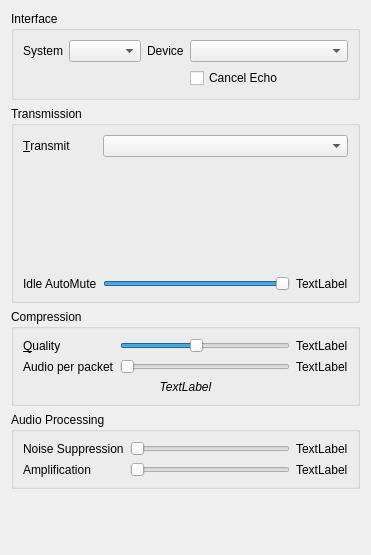
<ui version="4.0" >
 <class>AudioInput</class>
 <widget class="QWidget" name="AudioInput" >
  <property name="geometry" >
   <rect>
    <x>0</x>
    <y>0</y>
    <width>340</width>
    <height>555</height>
   </rect>
  </property>
  <property name="windowTitle" >
   <string>Form</string>
  </property>
  <layout class="QVBoxLayout" >
   <item>
    <widget class="QGroupBox" name="qgbInterfaces" >
     <property name="title" >
      <string>Interface</string>
     </property>
     <layout class="QGridLayout" >
      <item row="0" column="0" >
       <widget class="QLabel" name="label" >
        <property name="text" >
         <string>System</string>
        </property>
        <property name="buddy" >
         <cstring>qcbSystem</cstring>
        </property>
       </widget>
      </item>
      <item row="0" column="1" >
       <widget class="QComboBox" name="qcbSystem" >
        <property name="sizePolicy" >
         <sizepolicy vsizetype="Fixed" hsizetype="MinimumExpanding" >
          <horstretch>0</horstretch>
          <verstretch>0</verstretch>
         </sizepolicy>
        </property>
        <property name="toolTip" >
         <string>Input method for audio</string>
        </property>
        <property name="whatsThis" >
         <string>&lt;b>This is the input method to use for audio.&lt;/b>&lt;br />Most likely you want to use DirectSound.</string>
        </property>
       </widget>
      </item>
      <item row="0" column="2" >
       <spacer>
        <property name="orientation" >
         <enum>Qt::Horizontal</enum>
        </property>
        <property name="sizeType" >
         <enum>QSizePolicy::Maximum</enum>
        </property>
        <property name="sizeHint" stdset="0" >
         <size>
          <width>24</width>
          <height>16</height>
         </size>
        </property>
       </spacer>
      </item>
      <item row="0" column="3" >
       <widget class="QLabel" name="label_2" >
        <property name="text" >
         <string>Device</string>
        </property>
        <property name="buddy" >
         <cstring>qcbDevice</cstring>
        </property>
       </widget>
      </item>
      <item row="0" column="4" >
       <widget class="QComboBox" name="qcbDevice" >
        <property name="sizePolicy" >
         <sizepolicy vsizetype="Fixed" hsizetype="MinimumExpanding" >
          <horstretch>1</horstretch>
          <verstretch>0</verstretch>
         </sizepolicy>
        </property>
        <property name="toolTip" >
         <string>Input device for audio</string>
        </property>
        <property name="whatsThis" >
         <string>&lt;b>This is the input device to use for audio.&lt;/b></string>
        </property>
        <property name="sizeAdjustPolicy" >
         <enum>QComboBox::AdjustToMinimumContentsLength</enum>
        </property>
        <property name="minimumContentsLength" >
         <number>16</number>
        </property>
       </widget>
      </item>
      <item row="1" column="4" >
       <widget class="QCheckBox" name="qcbEcho" >
        <property name="text" >
         <string>Cancel Echo</string>
        </property>
       </widget>
      </item>
     </layout>
    </widget>
   </item>
   <item>
    <widget class="QGroupBox" name="groupBox_2" >
     <property name="sizePolicy" >
      <sizepolicy vsizetype="Minimum" hsizetype="Preferred" >
       <horstretch>0</horstretch>
       <verstretch>0</verstretch>
      </sizepolicy>
     </property>
     <property name="title" >
      <string>Transmission</string>
     </property>
     <layout class="QGridLayout" >
      <item row="0" column="0" >
       <widget class="QLabel" name="label_3" >
        <property name="text" >
         <string>&amp;Transmit</string>
        </property>
        <property name="buddy" >
         <cstring>qcbTransmit</cstring>
        </property>
       </widget>
      </item>
      <item row="0" column="1" colspan="2" >
       <widget class="QComboBox" name="qcbTransmit" >
        <property name="toolTip" >
         <string>When to transmit your speech</string>
        </property>
        <property name="whatsThis" >
         <string>&lt;b>This sets when speech should be transmitted.&lt;/b>&lt;br />&lt;i>Continuous&lt;/i> - All the time&lt;br />&lt;i>Voice Activity&lt;/i> - When you are speaking clearly.&lt;br />&lt;i>Push To Talk&lt;/i> - When you hold down the hotkey set under &lt;i>Shortcuts&lt;/i>.</string>
        </property>
       </widget>
      </item>
      <item row="1" column="0" colspan="3" >
       <widget class="QStackedWidget" name="qswTransmit" >
        <property name="currentIndex" >
         <number>2</number>
        </property>
        <widget class="QWidget" name="qwPTT" >
         <layout class="QGridLayout" >
          <item row="0" column="0" >
           <widget class="QLabel" name="qliDoublePush" >
            <property name="text" >
             <string>DoublePush Time</string>
            </property>
            <property name="buddy" >
             <cstring>qsDoublePush</cstring>
            </property>
           </widget>
          </item>
          <item row="0" column="1" >
           <widget class="QSlider" name="qsDoublePush" >
            <property name="maximum" >
             <number>1000</number>
            </property>
            <property name="singleStep" >
             <number>10</number>
            </property>
            <property name="pageStep" >
             <number>100</number>
            </property>
            <property name="orientation" >
             <enum>Qt::Horizontal</enum>
            </property>
           </widget>
          </item>
          <item row="0" column="2" >
           <widget class="QLabel" name="qlDoublePush" >
            <property name="text" >
             <string>TextLabel</string>
            </property>
           </widget>
          </item>
          <item row="1" column="1" >
           <widget class="QCheckBox" name="qcbPushClick" >
            <property name="toolTip" >
             <string>Audible audio cue when push-to-talk is activated or deactivated</string>
            </property>
            <property name="whatsThis" >
             <string>&lt;b>This enables the audio cues for push to talk.&lt;/b>&lt;br />Setting this will give you a short audio beep when push to talk is pressed and released.</string>
            </property>
            <property name="text" >
             <string>PTT Audio cue</string>
            </property>
           </widget>
          </item>
         </layout>
        </widget>
        <widget class="QWidget" name="qwVAD" >
         <layout class="QGridLayout" >
          <item row="0" column="0" colspan="3" >
           <layout class="QHBoxLayout" >
            <item>
             <widget class="QRadioButton" name="qrbSNR" >
              <property name="toolTip" >
               <string>Use SNR based speech detection</string>
              </property>
              <property name="whatsThis" >
               <string>&lt;b>This sets speech detection to use Signal to Noise ratio.&lt;/b>&lt;br />In this mode, the input is analyzed for something resembling a clear signal, and the clarity of that signal is used to trigger speech detection.</string>
              </property>
              <property name="text" >
               <string>Signal to Noise</string>
              </property>
             </widget>
            </item>
            <item>
             <widget class="QRadioButton" name="qrbAmplitude" >
              <property name="toolTip" >
               <string>Use Amplitude based speech detection.</string>
              </property>
              <property name="whatsThis" >
               <string>&lt;b>This sets speech detection to use Amplitude.&lt;/b>&lt;br />In this mode, the raw strength of the input signal is used to detect speech.</string>
              </property>
              <property name="text" >
               <string>Amplitude</string>
              </property>
             </widget>
            </item>
           </layout>
          </item>
          <item row="1" column="0" >
           <widget class="QLabel" name="qliTransmitHold" >
            <property name="text" >
             <string>Voice &amp;Hold</string>
            </property>
            <property name="buddy" >
             <cstring>qsTransmitHold</cstring>
            </property>
           </widget>
          </item>
          <item row="1" column="1" >
           <widget class="QSlider" name="qsTransmitHold" >
            <property name="toolTip" >
             <string>How long to keep transmitting after silence</string>
            </property>
            <property name="whatsThis" >
             <string>&lt;b>This selects how long after a perceived stop in speech transmission should continue.&lt;/b>&lt;br />Set this higher if your voice breaks up when you speak (seen by a rapidly blinking voice icon next to your name).&lt;br />Only makes sense when used with Voice Activity transmission.</string>
            </property>
            <property name="minimum" >
             <number>20</number>
            </property>
            <property name="maximum" >
             <number>250</number>
            </property>
            <property name="orientation" >
             <enum>Qt::Horizontal</enum>
            </property>
           </widget>
          </item>
          <item row="1" column="2" >
           <widget class="QLabel" name="qlTransmitHold" >
            <property name="minimumSize" >
             <size>
              <width>40</width>
              <height>0</height>
             </size>
            </property>
            <property name="text" >
             <string>TextLabel</string>
            </property>
           </widget>
          </item>
          <item row="2" column="1" >
           <widget class="AudioBar" native="1" name="abSpeech" >
            <property name="maximumSize" >
             <size>
              <width>16777215</width>
              <height>10</height>
             </size>
            </property>
            <property name="toolTip" >
             <string>Current speech detection chance</string>
            </property>
            <property name="whatsThis" >
             <string>&lt;b>This shows the current speech detection settings.&lt;/b>&lt;br />You can change the settings from the Settings dialog or from the Audio Wizard.</string>
            </property>
           </widget>
          </item>
          <item row="3" column="0" >
           <widget class="QLabel" name="qliTransmitMin" >
            <property name="text" >
             <string>Silence Below</string>
            </property>
           </widget>
          </item>
          <item row="3" column="1" >
           <widget class="QSlider" name="qsTransmitMin" >
            <property name="toolTip" >
             <string>Signal values below this counts as silence</string>
            </property>
            <property name="whatsThis" >
             <string>&lt;b>This sets the trigger values for voice detection.&lt;/b>&lt;br />Use this together with the Audio Statistics window to manually tune the trigger values for detecting speech. Input values below "Silence Below" always count as silence. Values above "Speech Above" always count as voice. Values in between will count as voice if you're already talking, but will not trigger a new detection.</string>
            </property>
            <property name="minimum" >
             <number>1</number>
            </property>
            <property name="maximum" >
             <number>32767</number>
            </property>
            <property name="singleStep" >
             <number>100</number>
            </property>
            <property name="pageStep" >
             <number>1000</number>
            </property>
            <property name="orientation" >
             <enum>Qt::Horizontal</enum>
            </property>
           </widget>
          </item>
          <item row="4" column="0" >
           <widget class="QLabel" name="qliTransmitMax" >
            <property name="text" >
             <string>Speech Above</string>
            </property>
           </widget>
          </item>
          <item row="4" column="1" >
           <widget class="QSlider" name="qsTransmitMax" >
            <property name="toolTip" >
             <string>Signal values above this count as voice</string>
            </property>
            <property name="whatsThis" >
             <string>&lt;b>This sets the trigger values for voice detection.&lt;/b>&lt;br />Use this together with the Audio Statistics window to manually tune the trigger values for detecting speech. Input values below "Silence Below" always count as silence. Values above "Speech Above" always count as voice. Values in between will count as voice if you're already talking, but will not trigger a new detection.</string>
            </property>
            <property name="minimum" >
             <number>1</number>
            </property>
            <property name="maximum" >
             <number>32767</number>
            </property>
            <property name="singleStep" >
             <number>100</number>
            </property>
            <property name="pageStep" >
             <number>1000</number>
            </property>
            <property name="orientation" >
             <enum>Qt::Horizontal</enum>
            </property>
           </widget>
          </item>
         </layout>
        </widget>
        <widget class="QWidget" name="qwContinuous" />
       </widget>
      </item>
      <item row="2" column="0" >
       <widget class="QLabel" name="qliIdle" >
        <property name="text" >
         <string>Idle AutoMute</string>
        </property>
       </widget>
      </item>
      <item row="2" column="1" >
       <widget class="QSlider" name="qsIdle" >
        <property name="toolTip" >
         <string>How long to remain idle before auto-mute.</string>
        </property>
        <property name="whatsThis" >
         <string>This sets an idle timer. If the timer expires without any audio being sent to the server, you are muted.</string>
        </property>
        <property name="maximum" >
         <number>1800</number>
        </property>
        <property name="singleStep" >
         <number>60</number>
        </property>
        <property name="pageStep" >
         <number>300</number>
        </property>
        <property name="value" >
         <number>1800</number>
        </property>
        <property name="orientation" >
         <enum>Qt::Horizontal</enum>
        </property>
       </widget>
      </item>
      <item row="2" column="2" >
       <widget class="QLabel" name="qlIdle" >
        <property name="text" >
         <string>TextLabel</string>
        </property>
       </widget>
      </item>
     </layout>
    </widget>
   </item>
   <item>
    <widget class="QGroupBox" name="groupBox_3" >
     <property name="title" >
      <string>Compression</string>
     </property>
     <layout class="QGridLayout" >
      <item row="0" column="0" >
       <widget class="QLabel" name="label_9" >
        <property name="text" >
         <string>&amp;Quality</string>
        </property>
        <property name="buddy" >
         <cstring>qsQuality</cstring>
        </property>
       </widget>
      </item>
      <item row="0" column="1" >
       <widget class="QSlider" name="qsQuality" >
        <property name="toolTip" >
         <string>Quality of compression (peak bandwidth)</string>
        </property>
        <property name="whatsThis" >
         <string>&lt;b>This sets the quality of compression.&lt;/b>&lt;br />This determines how much bandwidth Mumble is allowed to use for outgoing audio.</string>
        </property>
        <property name="minimum" >
         <number>1</number>
        </property>
        <property name="maximum" >
         <number>10</number>
        </property>
        <property name="pageStep" >
         <number>2</number>
        </property>
        <property name="value" >
         <number>5</number>
        </property>
        <property name="orientation" >
         <enum>Qt::Horizontal</enum>
        </property>
       </widget>
      </item>
      <item row="0" column="2" >
       <widget class="QLabel" name="qlQuality" >
        <property name="minimumSize" >
         <size>
          <width>30</width>
          <height>0</height>
         </size>
        </property>
        <property name="text" >
         <string>TextLabel</string>
        </property>
       </widget>
      </item>
      <item row="1" column="0" >
       <widget class="QLabel" name="qliFrames" >
        <property name="text" >
         <string>Audio per packet</string>
        </property>
        <property name="buddy" >
         <cstring>qsFrames</cstring>
        </property>
       </widget>
      </item>
      <item row="1" column="1" >
       <widget class="QSlider" name="qsFrames" >
        <property name="toolTip" >
         <string>How many audio frames to send per packet</string>
        </property>
        <property name="whatsThis" >
         <string>&lt;b>This selects how many audio frames should be put in one packet.&lt;/b>&lt;br />Increasing this will increase the latency of your voice, but will also reduce bandwidth requirements.</string>
        </property>
        <property name="minimum" >
         <number>1</number>
        </property>
        <property name="maximum" >
         <number>4</number>
        </property>
        <property name="pageStep" >
         <number>2</number>
        </property>
        <property name="orientation" >
         <enum>Qt::Horizontal</enum>
        </property>
       </widget>
      </item>
      <item row="1" column="2" >
       <widget class="QLabel" name="qlFrames" >
        <property name="minimumSize" >
         <size>
          <width>40</width>
          <height>0</height>
         </size>
        </property>
        <property name="text" >
         <string>TextLabel</string>
        </property>
       </widget>
      </item>
      <item row="2" column="0" colspan="3" >
       <widget class="QLabel" name="qlBitrate" >
        <property name="font" >
         <font>
          <italic>true</italic>
         </font>
        </property>
        <property name="toolTip" >
         <string>Maximum bandwidth used for sending audio</string>
        </property>
        <property name="whatsThis" >
         <string>&lt;b>This shows peak outgoing bandwidth used.&lt;/b>&lt;br />This shows the peak amount of bandwidth sent out from your machine. Audio bitrate is the maximum bitrate (as we use VBR) for the audio data alone. Position is the bitrate used for positional information. Overhead is our framing and the IP packet headers (IP and UDP is 75% of this overhead).</string>
        </property>
        <property name="text" >
         <string>TextLabel</string>
        </property>
        <property name="alignment" >
         <set>Qt::AlignCenter</set>
        </property>
       </widget>
      </item>
     </layout>
    </widget>
   </item>
   <item>
    <widget class="QGroupBox" name="qgbAudio" >
     <property name="title" >
      <string>Audio Processing</string>
     </property>
     <layout class="QGridLayout" >
      <item row="0" column="0" >
       <widget class="QLabel" name="label_13" >
        <property name="text" >
         <string>Noise Suppression</string>
        </property>
        <property name="buddy" >
         <cstring>qsNoise</cstring>
        </property>
       </widget>
      </item>
      <item row="0" column="1" >
       <widget class="QSlider" name="qsNoise" >
        <property name="toolTip" >
         <string>Noise suppression</string>
        </property>
        <property name="whatsThis" >
         <string>&lt;b>This sets the amount of noise suppression to apply.&lt;/b>&lt;br />The higher this value, the more aggressively stationary noise will be supressed.</string>
        </property>
        <property name="minimum" >
         <number>15</number>
        </property>
        <property name="maximum" >
         <number>60</number>
        </property>
        <property name="pageStep" >
         <number>5</number>
        </property>
        <property name="orientation" >
         <enum>Qt::Horizontal</enum>
        </property>
       </widget>
      </item>
      <item row="0" column="2" >
       <widget class="QLabel" name="qlNoise" >
        <property name="minimumSize" >
         <size>
          <width>30</width>
          <height>0</height>
         </size>
        </property>
        <property name="text" >
         <string>TextLabel</string>
        </property>
       </widget>
      </item>
      <item row="1" column="0" >
       <widget class="QLabel" name="label_15" >
        <property name="text" >
         <string>Amplification</string>
        </property>
        <property name="buddy" >
         <cstring>qsAmp</cstring>
        </property>
       </widget>
      </item>
      <item row="1" column="1" >
       <widget class="QSlider" name="qsAmp" >
        <property name="toolTip" >
         <string>Maximum amplification of input sound</string>
        </property>
        <property name="whatsThis" >
         <string>&lt;b>Maximum amplification of input.&lt;/b>&lt;br />Mumble normalizes the input volume before compressing, and this sets how much it's allowed to amplify.&lt;br />The actual level is continually updated based on your current speech pattern, but it will never go above the level specified here.&lt;br />If the &lt;i>Microphone loudness&lt;/i> level of the audio statistics hover around 100%, you probably want to set this to 2.0 or so, but if, like most people, you are unable to reach 100%, set this to something much higher.&lt;br />Ideally, set it so &lt;i>Microphone Loudness * Amplification Factor >= 100&lt;/i>, even when you're speaking really soft.&lt;br />&lt;br />Note that there is no harm in setting this to maximum, but Mumble will start picking up other conversations if you leave it to auto-tune to that level.</string>
        </property>
        <property name="maximum" >
         <number>19500</number>
        </property>
        <property name="singleStep" >
         <number>500</number>
        </property>
        <property name="pageStep" >
         <number>2000</number>
        </property>
        <property name="orientation" >
         <enum>Qt::Horizontal</enum>
        </property>
       </widget>
      </item>
      <item row="1" column="2" >
       <widget class="QLabel" name="qlAmp" >
        <property name="minimumSize" >
         <size>
          <width>30</width>
          <height>0</height>
         </size>
        </property>
        <property name="text" >
         <string>TextLabel</string>
        </property>
       </widget>
      </item>
     </layout>
    </widget>
   </item>
   <item>
    <spacer>
     <property name="orientation" >
      <enum>Qt::Vertical</enum>
     </property>
     <property name="sizeHint" stdset="0" >
      <size>
       <width>1</width>
       <height>151</height>
      </size>
     </property>
    </spacer>
   </item>
  </layout>
 </widget>
 <customwidgets>
  <customwidget>
   <class>AudioBar</class>
   <extends>QWidget</extends>
   <header>AudioStats.h</header>
   <container>1</container>
  </customwidget>
 </customwidgets>
 <tabstops>
  <tabstop>qcbSystem</tabstop>
  <tabstop>qcbDevice</tabstop>
  <tabstop>qcbEcho</tabstop>
  <tabstop>qcbTransmit</tabstop>
  <tabstop>qsDoublePush</tabstop>
  <tabstop>qcbPushClick</tabstop>
  <tabstop>qrbSNR</tabstop>
  <tabstop>qrbAmplitude</tabstop>
  <tabstop>qsTransmitHold</tabstop>
  <tabstop>qsTransmitMin</tabstop>
  <tabstop>qsTransmitMax</tabstop>
  <tabstop>qsQuality</tabstop>
  <tabstop>qsFrames</tabstop>
  <tabstop>qsNoise</tabstop>
  <tabstop>qsAmp</tabstop>
 </tabstops>
 <resources/>
 <connections/>
</ui>
